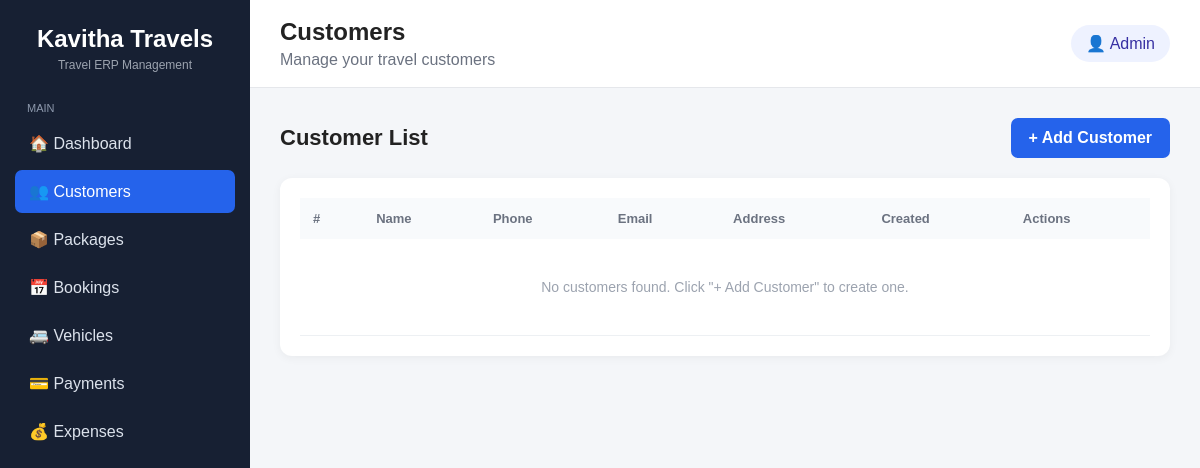
The app's page /erp/customers/, older data.
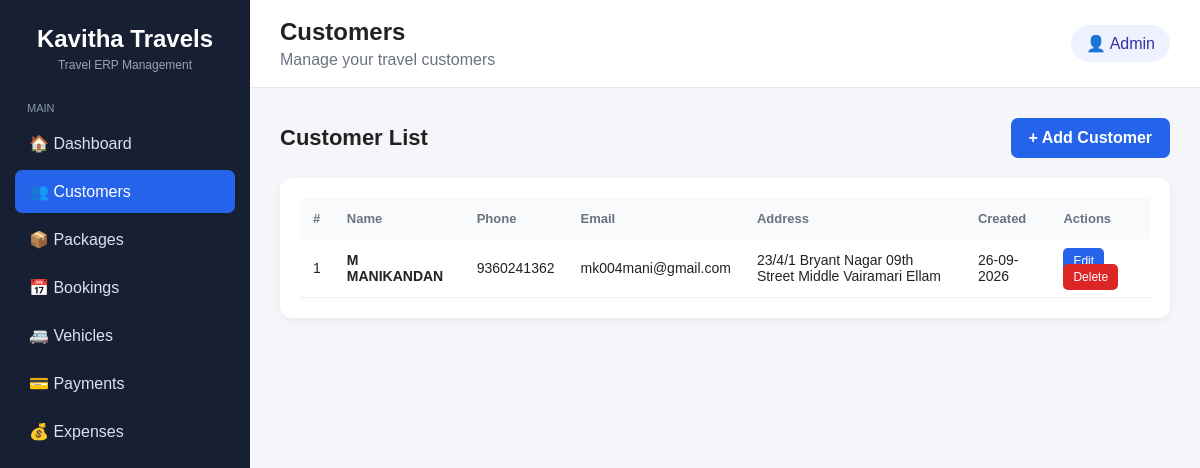
The same page, newer data.
### travel_erp/models.py (models this page shows, shortened)
class Customer(models.Model):
    name = models.CharField(max_length=100)
    phone = models.CharField(max_length=15)
    email = models.EmailField(blank=True)
    address = models.TextField(blank=True)
    created_at = models.DateTimeField(auto_now_add=True)

### travel_erp/views.py (the view)
def customers(request):
    customer_list = Customer.objects.order_by("-id")
    return render(
        request,
        "travel_erp/customers.html",
        {
            "customers": customer_list
        }
    )

### travel_erp/templates/travel_erp/customers.html (shortened to what this page needs)
<!DOCTYPE html>
<html lang="en">
<head>
</head>
<body>
<aside class="sidebar">
    <div class="logo">
        <h2>Kavitha Travels</h2>
        <p>Travel ERP Management</p>
    </div>
    <div class="menu-title">
        Main
    </div>
    <div class="menu">
        <a href="{% url 'erp_dashboard' %}">
            🏠 Dashboard
        </a>
        <a href="{% url 'erp_customers' %}" class="active">
            👥 Customers
        </a>
        <a href="{% url 'erp_packages' %}">
            📦 Packages
        </a>
        <a href="{% url 'erp_bookings' %}">
            📅 Bookings
        </a>
        <a href="{% url 'erp_vehicles' %}">
            🚐 Vehicles
        </a>
        <a href="{% url 'erp_payments' %}">
            💳 Payments
        </a>
        <a href="{% url 'erp_expenses' %}">
            💰 Expenses
        </a>
    </div>
</aside>
<main class="main">
    <header class="topbar">
        <div>
            <h1>Customers</h1>
            <p>Manage your travel customers</p>
        </div>
        <div class="admin">
            👤 Admin
        </div>
    </header>
    <section class="content">
        <div class="page-header">
            <h2>
                Customer List
            </h2>
            <a
                href="{% url 'add_customer' %}"
                class="add-btn"
            >
                + Add Customer
            </a>
        </div>
        <div class="table-box">
            <table>
                <thead>
                    <tr>
                        <th>#</th>
                        <th>Name</th>
                        <th>Phone</th>
                        <th>Email</th>
                        <th>Address</th>
                        <th>Created</th>
                        <th>Actions</th>
                    </tr>
                </thead>
                <tbody>
                    {% for customer in customers %}
                    <tr>
                        <td>
                            {{ forloop.counter }}
                        </td>
                        <td>
                            <strong>
                                {{ customer.name }}
                            </strong>
                        </td>
                        <td>
                            {{ customer.phone }}
                        </td>
                        <td>
                            {{ customer.email|default:"-" }}
                        </td>
                        <td>
                            {{ customer.address|default:"-" }}
                        </td>
                        <td>
                            {{ customer.created_at|date:"d-m-Y" }}
                        </td>
                        <td>
                            <a
                                href="{% url 'edit_customer' customer.id %}"
                                class="edit-btn"
                            >
                                Edit
                            </a>
                            <a
                                href="{% url 'delete_customer' customer.id %}"
                                class="delete-btn"
                            >
                                Delete
                            </a>
                        </td>
                    </tr>
                    {% empty %}
                    <tr>
                        <td colspan="7" class="empty">
                            No customers found.
                            Click "+ Add Customer" to create one.
                        </td>
                    </tr>
                    {% endfor %}
                </tbody>
            </table>
        </div>
    </section>
</main>
</body>
</html>

Row changes from the older to the newer data that the page shows:
added Customer: name "M MANIKANDAN", phone "9360241362", email "mk004mani@gmail.com", address "23/4/1 Bryant Nagar 09th Street Middle Vairamari Ellam", created_at "26-09-2026"
Text that changed along with them:
text no longer shown: "No customers found. Click \"+ Add Customer\" to create one."
